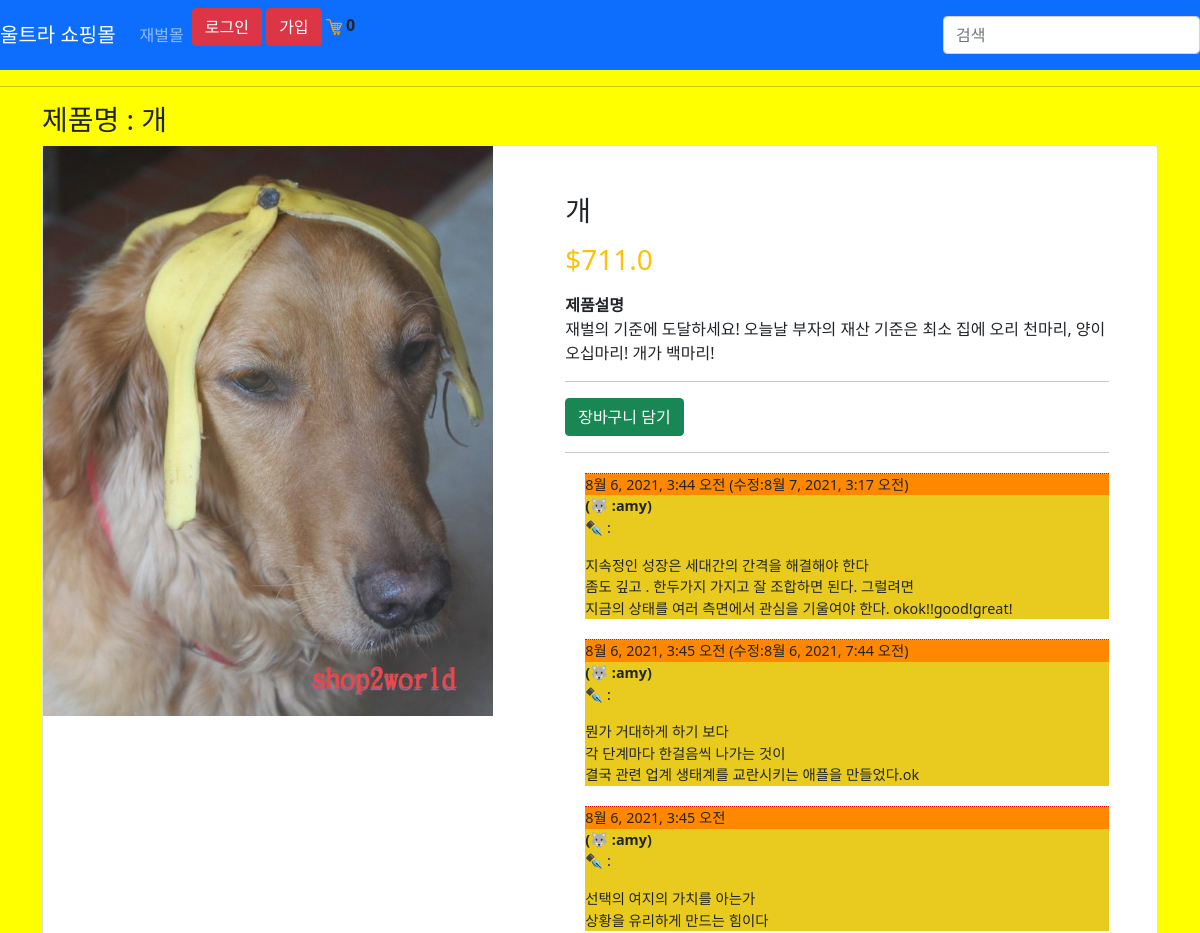
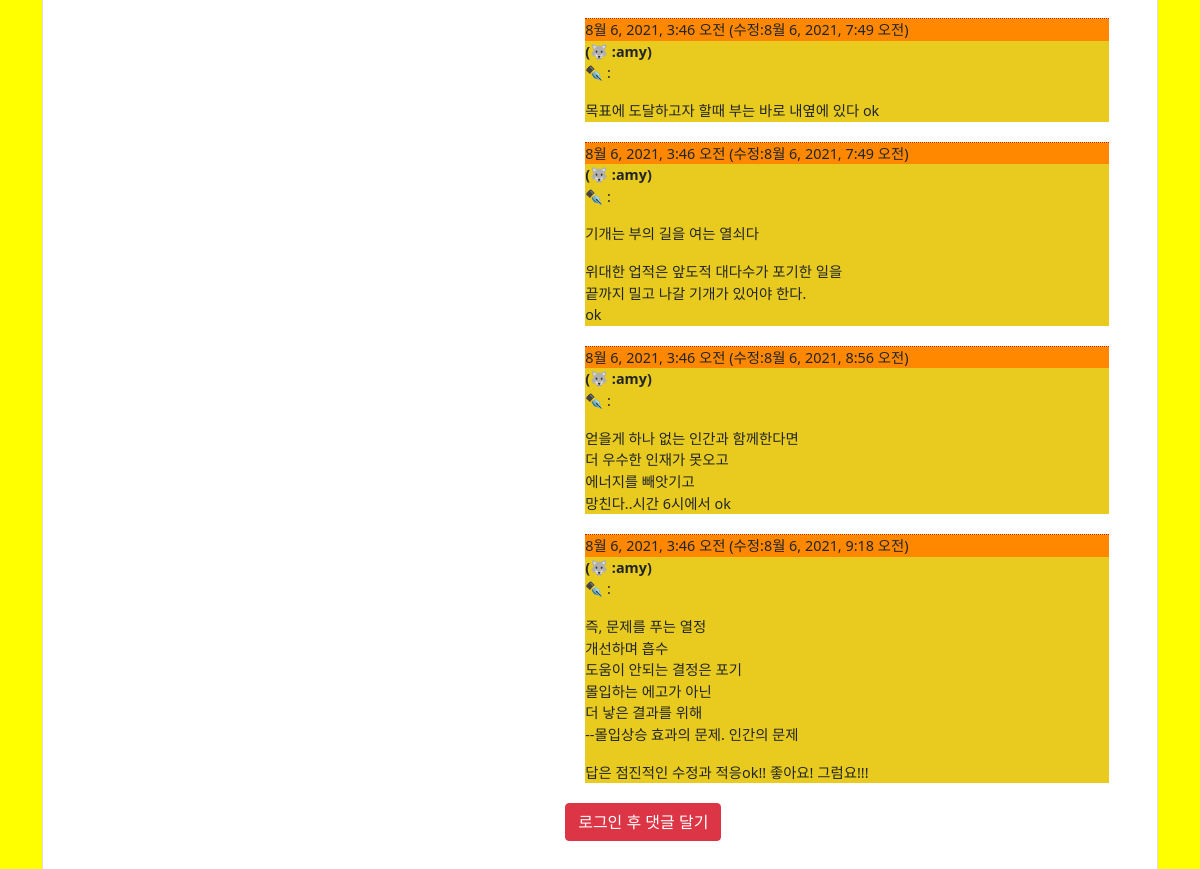
/product/1/, run on the app's committed database (2 pictures, top to bottom).
### store/models.py (models this page shows, shortened)
class Product(models.Model):
    name = models.CharField(max_length=200)
    description = models.CharField(max_length=200)
    price = models.FloatField()
    digital = models.BooleanField(default=False, null=True, blank=True)
    image = models.ImageField(null=True, blank=True)
    @property
    def imageURL(self):
        try:
            url = self.image.url
        except:
            url = ''
        return url

class Comment(models.Model):
    product = models.ForeignKey(Product, related_name='comments', on_delete=models.CASCADE )
    author = models.ForeignKey(User, on_delete=models.CASCADE)
    text = models.TextField()
    created_date = models.DateTimeField(default=timezone.now)
    modify_date = models.DateTimeField(null=True, blank=True)
    approved_comment = models.BooleanField(default=True)

### store/views.py (the view)
# urls.py: path('product/<int:pk>/', views.ProductDetailView.as_view(), name="product_detail"),
class ProductDetailView(DetailView):
    template_name = "store/product_detail.html"
    queryset = Product.objects.all()
    def get_context_data(self, **kwargs):
        context = super().get_context_data(**kwargs)
        Data = 장바구니데이타(self.request)
        cartItems = Data['cartItems']
        context['cartItems'] = cartItems
        return context

### store/쿠키처리.py (called while the page is built, shortened)
def 쿠키장바구니(request):
    try:
        cart = json.loads(request.COOKIES['cart'])
    except:
        cart = {}
        print("cart:", cart)
    items = []
    order = {'get_cart_total':0, 'get_cart_items':0,'shipping':False}
    cartItems = order['get_cart_items']
    return{'items': items, 'order':order, 'cartItems': cartItems}

def 장바구니데이타(request):
    if request.user.is_authenticated:
        customer = request.user.customer
        order, created = Order.objects.get_or_create(customer=customer, complete=False)
        items = order.orderitem_set.all()
        cartItems = order.get_cart_items
    else:
        CookieData = 쿠키장바구니(request)
        cartItems = CookieData['cartItems']
        order = CookieData['order']
        items = CookieData['items']
    return{'items': items, 'order':order, 'cartItems': cartItems}

### store/templates/store/product_detail.html (shortened to what this page needs)
{% extends 'store/메인.html'%}
{% load static %}
{% block content %}
<h3>제품명 : {{ product.name }}</h3>
<div class="card">
	<div class="row">
		<aside class="col-sm-5 border-right">
      <article class="gallery-wrap">
      <div class="img-big-wrap">
        <div> <a href="#"><img src="{{ product.imageURL }}" class="img-fluid"></a></div>
      </div>
      </article>
          </aside>
          <aside class="col-sm-7">
      <article class="card-body p-5">
        <h3 class="title mb-3">{{ product.name }}</h3>
      <p class="price-detail-wrap">
        <span class="price h3 text-warning">
          <span class="currency">$</span><span class="num">{{ product.price }}</span>
        </span>
      </p>
      <dl class="item-property">
        <dt>제품설명</dt>
        <dd><p>{{ product.description }} </p></dd>
      </dl>
        <hr>
        <button data-product={{product.id}} data-action="add" class="btn btn-success 장바구니업데이트">장바구니 담기</button>
    <hr>
  {% for comment in product.comments.all %}
    {% if user.is_authenticated or comment.approved_comment %}
    <div class="comment">
        <div class="editcomment">
            {{ comment.created_date }}
              {% if comment.modify_date %}
              (수정:{{ comment.modify_date }})
              {% endif %}
        </div>
        <strong>(🐺 :{{ comment.author }})</strong>
        <p>✒️ :{{ comment.text|linebreaks }}</p>
    </div>
    {% endif %}
  {% empty %}
    <p>앙직 댓글이 없어요~~</p>
{% endfor %}
{% if user.is_authenticated %}
      <a class="btn btn-success" href="{% url 'add_comment' pk=product.pk %}">댓글추가</a>
{% else %}
<a href="{% url 'login' %}" class="btn btn-danger">로그인 후 댓글 달기</a>
{% endif %}
          </article>
          </aside>
        </div>
      </div>
      </div>
{% endblock content %}

### static/css/main.css (style rules this page uses)
body { background-color: yellow; }
.comment { border-top:dotted 1px rgb(223, 12, 12); font-size:0.9em; margin: 20px 0px 20px 20px; background-color: rgb(233, 203, 31); }
.editcomment { background-color: rgb(255, 136, 0); }

### data on the page
Product: name "개", imageURL (picture), price "711.0", description "재벌의 기준에 도달하세요! 오늘날 부자의 재산 기준은 최소 집에 오리 천마리, 양이 오십마리! 개가 백마리!"
Comment: created_date "8월 6, 2021, 3:44 오전", modify_date "8월 7, 2021, 3:17 오전", author "amy", text "지속정인 성장은 세대간의 간격을 해결해야 한다 좀도 깊고 . 한두가지 가지고 잘 조합하면 된다. 그럴려면 지금의 상태를 여러 측면에서 관심을 기울여야 한다. okok!!good!great!"
Comment: created_date "8월 6, 2021, 3:45 오전", modify_date "8월 6, 2021, 7:44 오전", author "amy", text "뭔가 거대하게 하기 보다 각 단계마다 한걸음씩 나가는 것이 결국 관련 업계 생태계를 교란시키는 애플을 만들었다.ok"
Comment: created_date "8월 6, 2021, 3:45 오전", author "amy", text "선택의 여지의 가치를 아는가 상황을 유리하게 만드는 힘이다"
Comment: created_date "8월 6, 2021, 3:46 오전", modify_date "8월 6, 2021, 7:49 오전", author "amy", text "목표에 도달하고자 할때 부는 바로 내옆에 있다 ok"
Comment: created_date "8월 6, 2021, 3:46 오전", modify_date "8월 6, 2021, 7:49 오전", author "amy", text "기개는 부의 길을 여는 열쇠다 위대한 업적은 앞도적 대다수가 포기한 일을 끝까지 밀고 나갈 기개가 있어야 한다. ok"
Comment: created_date "8월 6, 2021, 3:46 오전", modify_date "8월 6, 2021, 8:56 오전", author "amy", text "얻을게 하나 없는 인간과 함께한다면 더 우수한 인재가 못오고 에너지를 빼앗기고 망친다..시간 6시에서 ok"
Comment: created_date "8월 6, 2021, 3:46 오전", modify_date "8월 6, 2021, 9:18 오전", author "amy", text "즉, 문제를 푸는 열정 개선하며 흡수 도움이 안되는 결정은 포기 몰입하는 에고가 아닌 더 낳은 결과를 위해 --몰입상승 효과의 문제. 인간의 문제 답은 점진적인 수정과 적응ok!! 좋아요! 그럼요!!!"

### other printed values
{{ cartItems }} "0"
